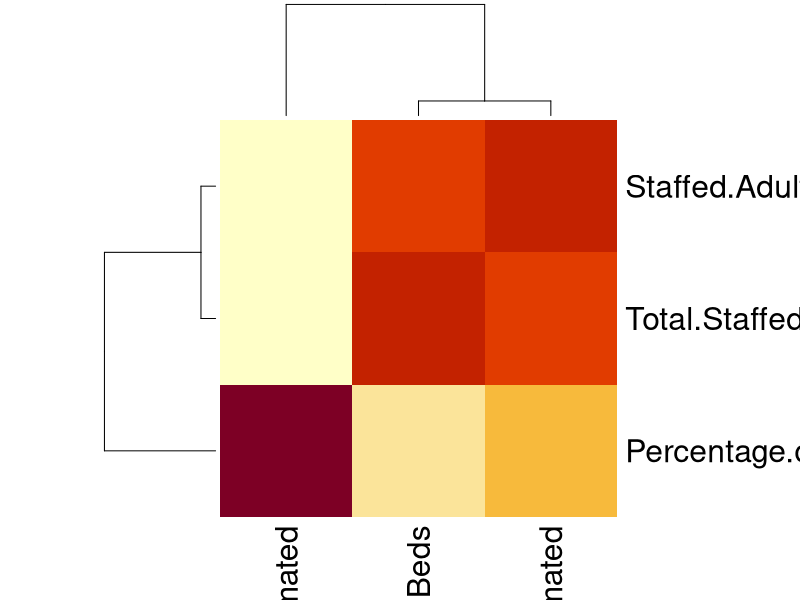
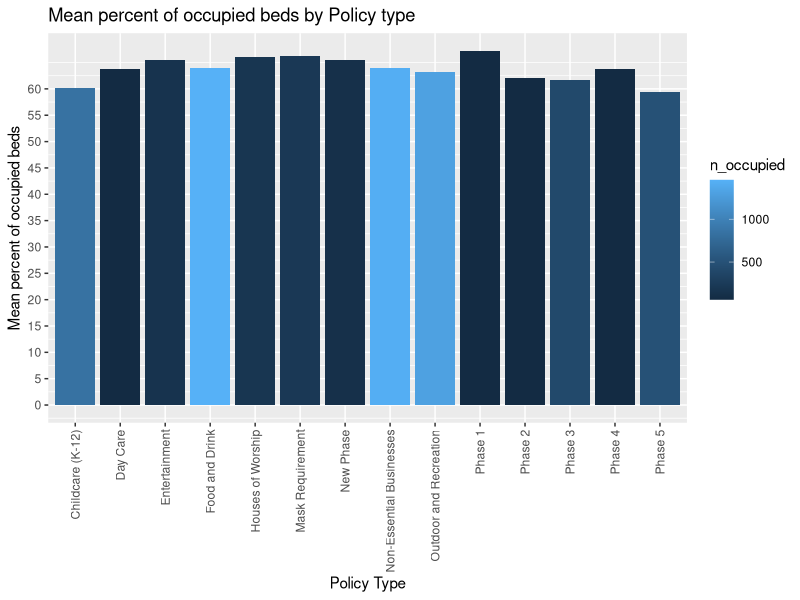
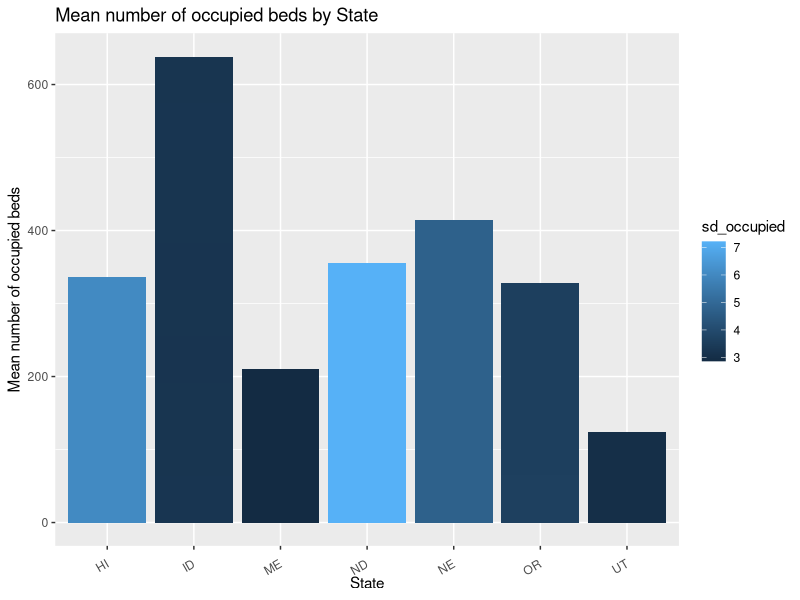
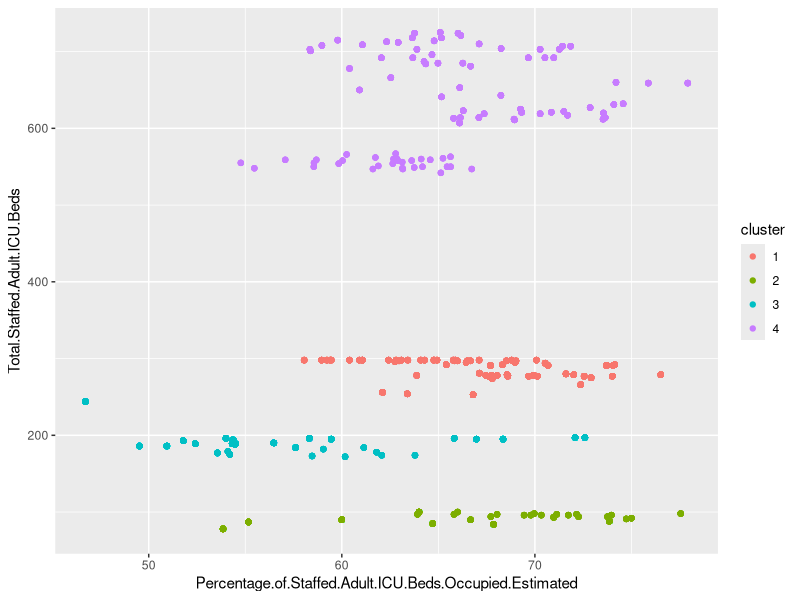

These charts were generated, in order, by the following R code:
## ---- chunk 1
knitr::opts_chunk$set(echo = TRUE, eval = TRUE, fig.align = "center", warning = F, message = F,
tidy=TRUE, tidy.opts=list(width.cutoff=60), R.options=list(max.print=100))
## ---- chunk 2
library(tidyverse)
covid_icu_beds <- read.csv("covid.icu.beds.csv")
covid_policies <- read.csv("covid.policies.csv")

fulldata <- full_join(covid_icu_beds,covid_policies, by=c("state"="state_id"))
fulldata$Staffed.Adult.ICU.Beds.Occupied.Estimated <- as.numeric(as.character(fulldata$Staffed.Adult.ICU.Beds.Occupied.Estimated))
fulldata$Total.Staffed.Adult.ICU.Beds <- as.numeric(as.character(fulldata$Total.Staffed.Adult.ICU.Beds))
fulldata$Percentage.of.Staffed.Adult.ICU.Beds.Occupied.Estimated <- as.numeric(as.character(fulldata$Percentage.of.Staffed.Adult.ICU.Beds.Occupied.Estimated))
## ---- chunk 3
#removing nas and unnecessary columns
covid.nas <- fulldata %>% na.omit() %>% select(-4,-5,-7,-8,-10,-11,-18,-19)
#summary stats
covid.by.state.policy <- covid.nas %>% group_by(state, policy_type) %>% summarize(mean_occupied = mean(Percentage.of.Staffed.Adult.ICU.Beds.Occupied.Estimated), sd_occupied = sd(Percentage.of.Staffed.Adult.ICU.Beds.Occupied.Estimated), n_occupied = n())
head(covid.by.state.policy)
covid.by.policy <- covid.nas %>% group_by(policy_type) %>% summarize(mean_occupied= mean(Percentage.of.Staffed.Adult.ICU.Beds.Occupied.Estimated), sd_occupied = sd(Percentage.of.Staffed.Adult.ICU.Beds.Occupied.Estimated), n_occupied = n(), max(mean_occupied), min(mean_occupied))
covid.nas %>% summarize(max_occupied_beds = max(Total.Staffed.Adult.ICU.Beds), min_occupied_beds = min(Total.Staffed.Adult.ICU.Beds))
# Using more Dplyr functions
covid.by.state.policy %>% select(state,mean_occupied) %>% arrange(-mean_occupied)
covid.nas %>% filter(policy_level == "county") %>% mutate(unoccupied_beds = Total.Staffed.Adult.ICU.Beds - Staffed.Adult.ICU.Beds.Occupied.Estimated) %>% select(state,Staffed.Adult.ICU.Beds.Occupied.Estimated,policy_type,unoccupied_beds)
## ---- chunk 4
# Practice tidying up
covid.longer <- covid.by.state.policy %>% pivot_longer(c(3:5), names_to= "stat", values_to="value")
head(covid.longer)
covid.wider <- covid.longer %>% pivot_wider(names_from = "stat", values_from = "value")
## ---- chunk 5
#visualizations
cordata <- covid.nas %>% select(c(3:5))
cormat <- signif(cor(cordata),2)
heatmap(cormat)

library(ggplot2)
ggplot(data = covid.by.policy, mapping = aes(x=policy_type, y=mean_occupied, fill=n_occupied)) + geom_bar(stat = 'summary') + labs(title = "Mean percent of occupied beds by Policy type", x = "Policy Type"  ,y = "Mean percent of occupied beds") + theme(axis.text.x = element_text(angle = 90, vjust = 0.5, hjust=1)) + scale_y_continuous("Mean percent of occupied beds", breaks=seq(0,60, by=5))
covid.by.state <- covid.nas %>% group_by(covid.nas$state) %>% summarize(mean_occupied= mean(Percentage.of.Staffed.Adult.ICU.Beds.Occupied.Estimated), sd_occupied = sd(Percentage.of.Staffed.Adult.ICU.Beds.Occupied.Estimated), n_occupied = n(), max(mean_occupied), min(mean_occupied))
distinct.states <- covid.by.state %>% distinct()
ggplot(data = covid.by.state.policy,mapping = aes(x=state, y=mean_occupied, fill=sd_occupied)) + geom_histogram(stat = "identity") + theme(axis.text.x = element_text(angle = 30, vjust = 0.5, hjust=1)) + labs(title = "Mean number of occupied beds by State", x = "State"  ,y = "Mean number of occupied beds")
## ---- chunk 6
#pam
library(cluster)
covid.pam <- covid.nas %>% select(c(3:5)) %>% pam(k=4)
covid.pam
pam.clust <- covid.nas %>% select(c(3:5)) %>% mutate(cluster = as.factor(covid.pam$clustering))
pam.clust %>% ggplot(aes(Percentage.of.Staffed.Adult.ICU.Beds.Occupied.Estimated,`Total.Staffed.Adult.ICU.Beds`,color= cluster)) + geom_point()
